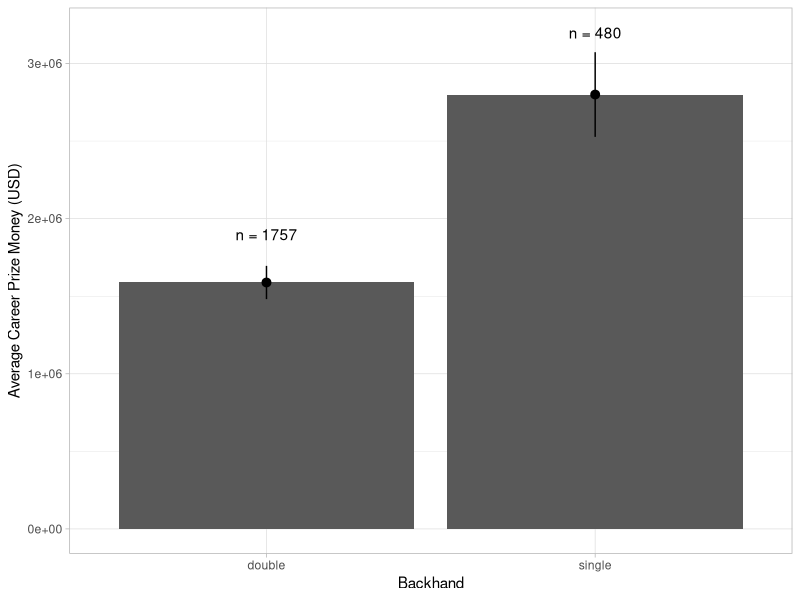

Here is the R script that generated this plot:
#backhand_type and money barchart

library(tidyverse)

tennis_players_data <- read_csv('data/huge_csv.csv')

backhand_filtered <- tennis_players_data |> 
  filter(!is.na(backhand)) |> 
  group_by(backhand) |>
  summarise(average_money = mean(prize_money),
            sd_money = sd(prize_money),
            n = n()) |>
  mutate(
    se_money = sd_money / sqrt(n),
    lower_money = average_money - se_money,
    upper_money = average_money + se_money
  )

ggplot(data = backhand_filtered) +
  aes(x = backhand, y = average_money) +
  theme_light()+
  geom_col()+
  geom_pointrange(aes(ymin = lower_money, ymax = upper_money))+
  annotate("text",                        
           x = 'single', y = 3200000, 
           label = "n = 480", 
           family = 'sans')+
  annotate("text", 
           x = 'double', y = 1900000, 
           label = "n = 1757", 
           family = 'sans') + 
  labs(y = "Average Career Prize Money (USD)",
       x = "Backhand")
  
